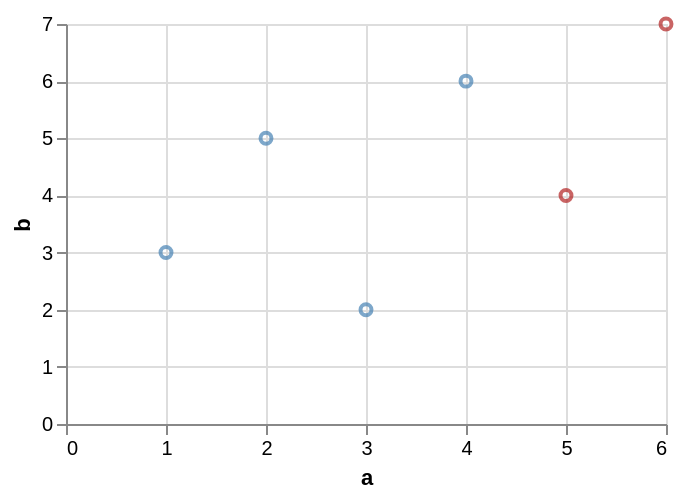

Vega-Lite specification stored for this chart:
### Vega-Lite specification from a JSON file in a GitHub repository (floating-point values rounded to 4 significant figures)
{"$schema": "https://vega.github.io/schema/vega-lite/v6.json", "data": {"values": [{"a": 1, "b": 3, "c": "x", "d": "2020-01-01"}, {"a": 2, "b": 5, "c": "y", "d": "2020-03-01"}, {"a": 3, "b": 2, "c": "x", "d": "2020-06-01"}, {"a": 4, "b": 6, "c": "z", "d": "2020-09-01"}, {"a": 5, "b": 4, "c": "y", "d": "2021-01-01"}, {"a": 6, "b": 7, "c": "z", "d": "2021-04-01"}]}, "width": 300, "height": 200, "params": [{"name": "base", "value": 2}, {"name": "lim", "expr": "base * 2"}], "mark": "point", "encoding": {"x": {"field": "a", "type": "quantitative"}, "y": {"field": "b", "type": "quantitative"}, "color": {"condition": {"test": "datum.a > lim", "value": "firebrick"}, "value": "steelblue"}}}
